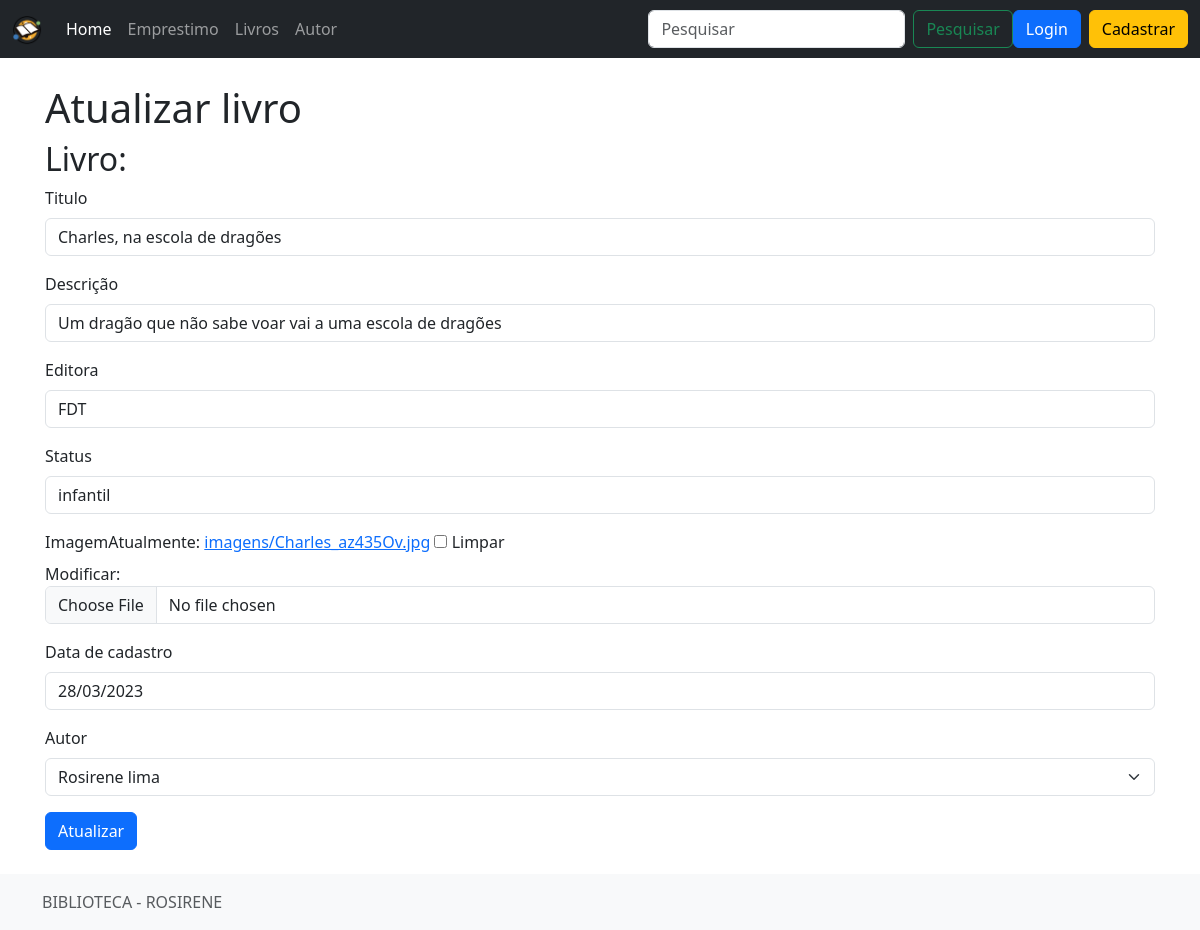
The app's page /livro/atualizar/1 with its own data.
### emprestimos/models.py (models this page shows, shortened)
class Livro(models.Model):
    titulo = models.CharField("Titulo", max_length=100, null=True)
    descricao = models.CharField("Descrição", max_length=100, null=True)
    editora = models.CharField("Editora", max_length=100, null=True)
    status = models.CharField("Status", max_length=100, null=True)
    img = models.ImageField("Imagem", upload_to='imagens', null=True, blank=True)
    data_cadastro= models.DateField("Data de cadastro")
    autor = models.ForeignKey(Autor, on_delete=models.CASCADE, related_name='livros', verbose_name="Autor", null=True)
    class Meta:
        verbose_name = "Livro"
        verbose_name_plural = "Livros"

### emprestimos/views.py (the view)
# urls.py: path('livro/atualizar/<int:pk>', atualizar_livro, name='atualizar_livro'),
def atualizar_livro(request, pk):
    livro = Livro.objects.get(pk=pk)
    form = LivroForm(instance=livro)
    if request.method == "POST":
        form = LivroForm(request.POST, request.FILES, instance=livro)
        if form.is_valid():
            form.save()
            return redirect('/')
        else:
            return render(request, "livro/atualizar.html", {'form': form})
    else:
        return render(request, "livro/atualizar.html", {'form': form})

### emprestimos/forms.py
class LivroForm(ModelForm):
    class Meta:
        model = Livro
        fields = '__all__'

### emprestimos/models.py (called while the page is built)
    def __str__(self):
        return "{}".format(self.nome)

### emprestimos/templates/livro/atualizar.html (shortened to what this page needs)
{% extends 'index.html' %}
{% load bootstrap5 %}
    {% block content %}
    <h1>Atualizar livro</h1>
    <h2>Livro: {{ form.instance.livro }}</h2>
    <form method="POST" enctype="multipart/form-data">
    {% bootstrap_form form %}
    {% buttons %}
    <button type="submit" class="btn btn-primary">
      Atualizar
    </button>
    {% endbuttons %}
    </form>
    {% endblock content %}

### records on screen
Livro: titulo "Charles, na escola de dragões", descricao "Um dragão que não sabe voar vai a uma escola de dragões", editora "FDT", status "infantil", data_cadastro "28/03/2023", autor "Rosirene lima"
